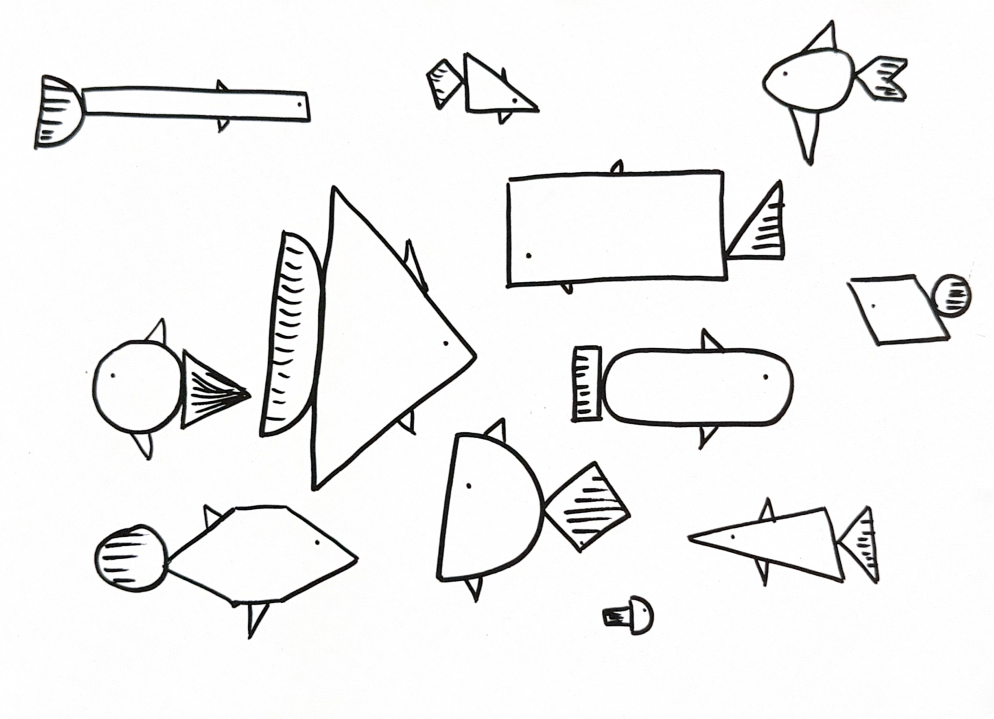
#> input picture src/Scanned Document 5.png, 1987 x 1438 px (shown at 1/2 size); its folder holds only this picture in this run
$ python extract_fish.py
#> lines starting #> are read from the running program, lines starting #| are printed output that depends on the picture; after the words box and inside, x2 and y2 are one past the last pixel; in counts of white or black regions, pixels touching at a corner belong together
"""Isolate individual fish from the scanned sheets.

For each scan:
  1. flatten the paper (divide out a blurred background) so a yellowed scan
     thresholds the same as a clean white one
  2. find ink, close small gaps so a detached tail fin joins its body
  3. label connected blobs -> one blob per fish
  4. fill the body interior white, keep the ink lines, everything else alpha 0
  5. find the eye dot (small ink blob floating inside the body) and use it,
     plus the silhouette's long axis, to work out which way the fish points

The cut-out is saved exactly as drawn: the same proportions, the same slight
tilt, facing the same way. The heading is only recorded in the manifest, so
the aquarium can swim each fish along the axis it was drawn on.
"""

import json
import math
import os

import numpy as np
from PIL import Image
from scipy import ndimage

SRC = os.path.join(os.path.dirname(__file__), "..", "src")
OUT = os.path.join(os.path.dirname(__file__), "..", "assets", "fish")

CLOSE_RADIUS = 9      # px, gap-bridging distance at scan resolution
MIN_AREA = 900         # px, drop dust and pen specks
MIN_SIDE = 28          # px, drop anything too small to read
PAD = 6                # px of transparent margin around each crop
INK_LO, INK_HI = 0.32, 0.55   # soft-edge band for ink outside the body

# manual heading corrections, degrees clockwise from "pointing right".
# Use these when the automatic guess has a fish pointing the wrong way.
ANGLE_FIX = {
    "6_02.png": 170.0,   # tail is the loose quad on the right
    "6_05.png": 180.0,   # eye is on the left, wedge tail on the right
    "7_06.png": -20.0,   # follow the parallelogram, not the corner-to-corner
    "8_05.png": 0.0,     # body drawn upright, but it swims tail-left
    "8_06.png": 172.0,   # dome nose on the left, oval tail on the right
    "8_08.png": 175.0,   # speckled tail on the right
}

# Two drawings sitting close enough that step 2 bridged them into one blob.
# The rectangle, in fractions of the blob's bounding box, is the part that
# belongs to the second fish; the rest is the first. Pieces are saved as
# <name>a.png and <name>b.png so the other fish keep their numbering.
SPLITS = {
    "8_11.png": (0.00, 0.50, 0.46, 1.00),   # small fish sits below-left of the tube
}


def disk(r):
    y, x = np.ogrid[-r:r + 1, -r:r + 1]
    return x * x + y * y <= r * r


def ink_mask(gray):
    """Ink = pixels meaningfully darker than their local paper colour."""
    bg = ndimage.gaussian_filter(gray, sigma=60)
    inkness = np.clip(1.0 - gray / np.maximum(bg, 1e-6), 0, 1)
    return inkness > 0.28, inkness


def find_eye(ink_sub, body_sub):
    """The eye is the small round ink dot floating clear of the outline.

    Hatch marks on fins also float clear, so score candidates on roundness
    and prefer the smallest convincing dot.
    """
    lbl, n = ndimage.label(ink_sub)
    outline = ndimage.binary_dilation(
        body_sub ^ ndimage.binary_erosion(body_sub, disk(4)), disk(2))
    best = None
    for i in range(1, n + 1):
        blob = lbl == i
        area = int(blob.sum())
        if area < 6 or area > 0.01 * body_sub.sum():
            continue
        if (blob & outline).any():          # touches the outline: not an eye
            continue
        ys, xs = np.nonzero(blob)
        bh, bw = np.ptp(ys) + 1, np.ptp(xs) + 1
        if max(bh, bw) > 34 or min(bh, bw) < 2:
            continue
        if not 0.55 < bw / bh < 1.8:        # a dot is roughly square
            continue
        if area / float(bh * bw) < 0.55:    # and roughly fills its box
            continue
        score = area                        # smallest round dot wins
        if best is None or score < best[0]:
            best = (score, xs.mean(), ys.mean())
    return None if best is None else (best[1], best[2])


def orientation(body, eye):
    """Which way the fish points, in degrees clockwise from "right".

    Prefer the centroid -> eye direction when the eye sits clearly towards
    one end; otherwise fall back to the silhouette's long axis, pointed to
    whichever end the eye is on.
    """
    ys, xs = np.nonzero(body)
    cx, cy = xs.mean(), ys.mean()
    cov = np.cov(np.vstack([xs - cx, ys - cy]))
    vals, vecs = np.linalg.eigh(cov)
    ax = vecs[:, np.argmax(vals)]
    size = max(np.ptp(xs), np.ptp(ys))

    if eye is not None:
        to_eye = np.array([eye[0] - cx, eye[1] - cy])
        dist = np.linalg.norm(to_eye)
        if np.dot(ax, to_eye) < 0:
            ax = -ax
        # eye well off-centre and pointing away from the long axis ->
        # the drawing's long axis isn't the swimming axis, trust the eye
        if dist > 0.18 * size:
            cos = np.dot(ax, to_eye) / dist
            if cos < 0.72:
                ax = to_eye / dist
    return math.degrees(math.atan2(ax[1], ax[0]))


def process(path, sheet, records):
#> called with path = 'tools/../src/Scanned Document 5.png', sheet = '5'
    img = Image.open(path).convert("L")
    gray = np.asarray(img, dtype=np.float32) / 255.0

    ink, inkness = ink_mask(gray)
#> in ink_mask, `bg = ndimage.gaussian_filter(gray, sigma=60)`:
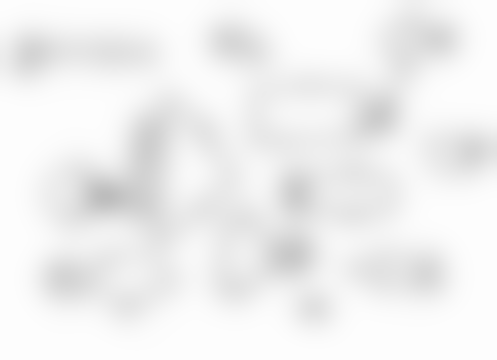
#> bg: shape (1438, 1987) float32 (shown at 1/4 size); min 0.741, max 0.996, mean 0.944
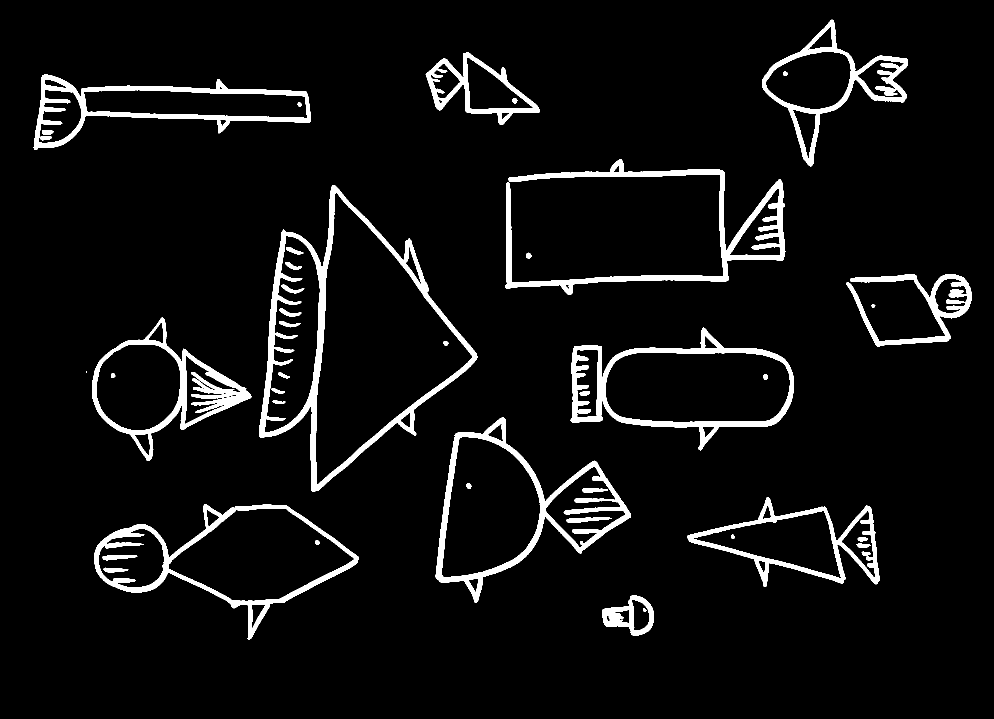
#> ink: shape (1438, 1987) bool (shown at 1/2 size); 5.8% white; 43 white regions (1 under 20 px), largest, box (x1, y1, x2, y2) and area: (518, 370, 955, 984) 25489, (1011, 318, 1571, 589) 19375, (871, 835, 1262, 1206) 16903
    closed = ndimage.binary_closing(ink, disk(CLOSE_RADIUS))
#> closed: shape (1438, 1987) bool; 7.3% white; 19 white regions (1 under 20 px), largest, box (x1, y1, x2, y2) and area: (518, 370, 955, 984) 34467, (871, 835, 1262, 1206) 24085, (1011, 318, 1571, 589) 22696
    filled = ndimage.binary_fill_holes(closed)
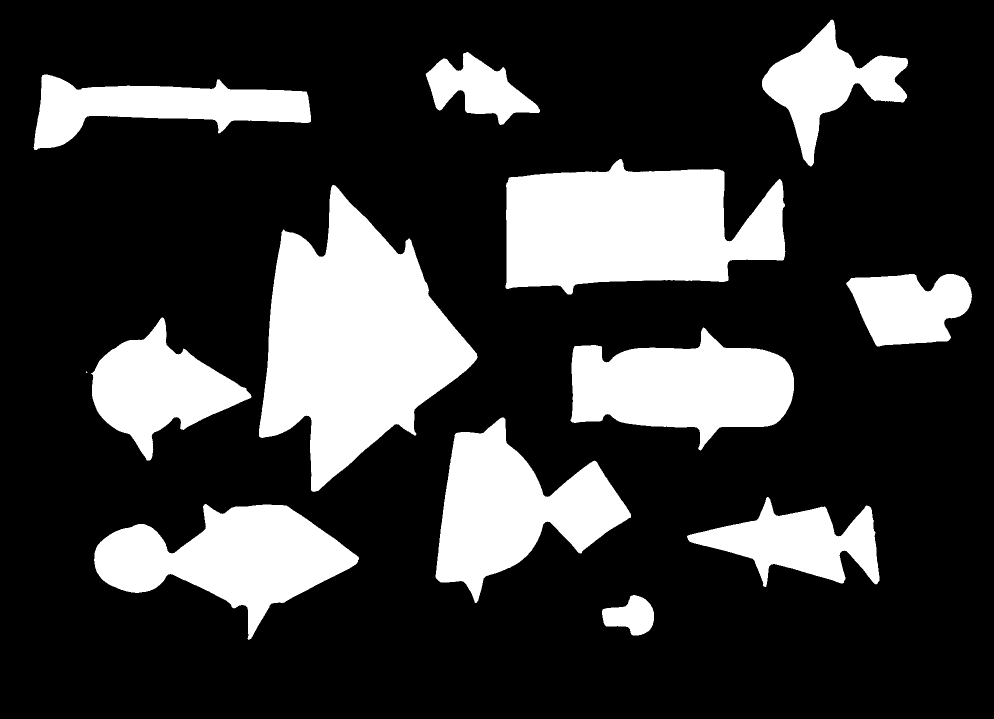
#> filled: shape (1438, 1987) bool (shown at 1/2 size); 23% white; 13 white regions (1 under 20 px), largest, box (x1, y1, x2, y2) and area: (518, 370, 955, 984) 144347, (1011, 318, 1571, 589) 109437, (871, 835, 1262, 1206) 69817
    bodies = filled | ink

    lbl, n = ndimage.label(bodies)
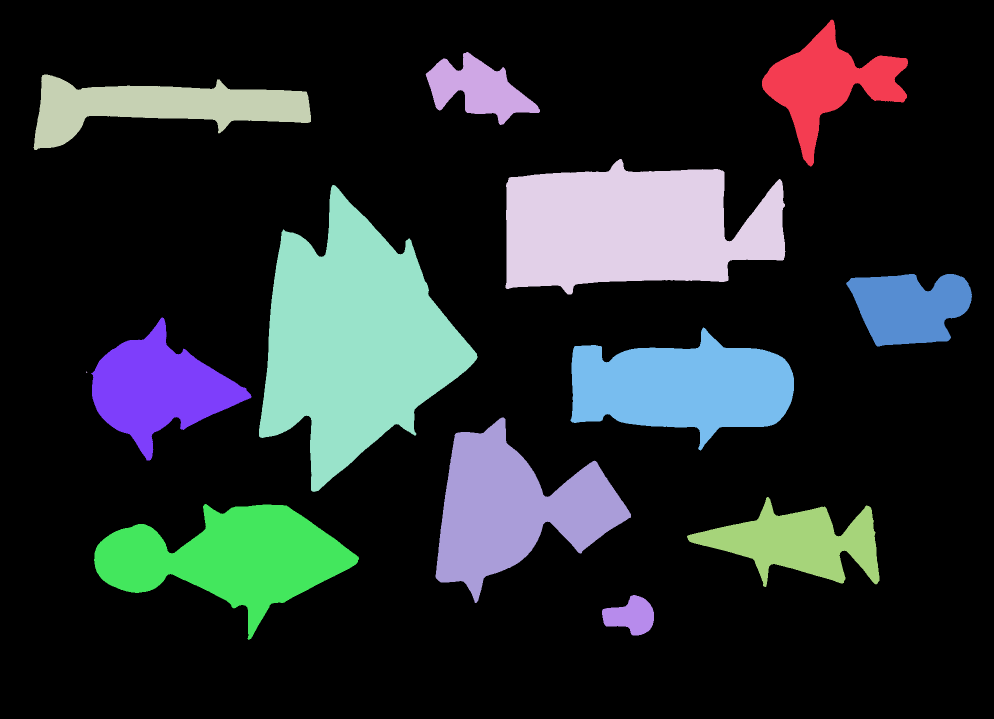
#> lbl: shape (1438, 1987) int32 (shown at 1/2 size); 14 distinct labels, from 0 to 13; one colour per label, 0 black
#> n = 13
    kept = 0
    for i in range(1, n + 1):
        ys, xs = np.nonzero(lbl == i)
        if len(ys) < MIN_AREA:
            continue
        y0, y1, x0, x1 = ys.min(), ys.max() + 1, xs.min(), xs.max() + 1
        if max(y1 - y0, x1 - x0) < MIN_SIDE:
            continue

        body_sub = (lbl[y0:y1, x0:x1] == i)
        ink_sub = ink[y0:y1, x0:x1] & body_sub
        soft = inkness[y0:y1, x0:x1]

        name = f"{sheet}_{kept:02d}"
        for pname, pmask in split(name, body_sub):
            save_fish(pname, pmask, ink_sub & pmask, soft, records)
        kept += 1
#> this loop made 13 passes
#> pass 1, in process, `body_sub = (lbl[y0:y1, x0:x1] == i)`:
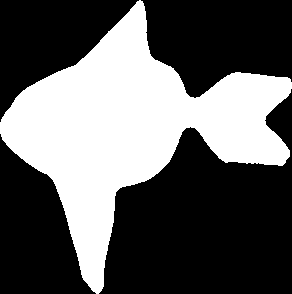
#> body_sub: shape (294, 292) bool; 37.4% white; 1 white region, box (x1, y1, x2, y2) and area: (0, 0, 292, 294) 32141
#> pass 1, in process, `soft = inkness[y0:y1, x0:x1]`:
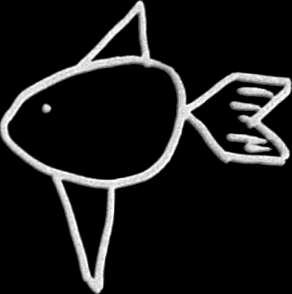
#> soft: shape (294, 292) float32; min 0, max 1, mean 0.102
#> pass 1, in find_eye, `lbl, n = ndimage.label(ink_sub)`:
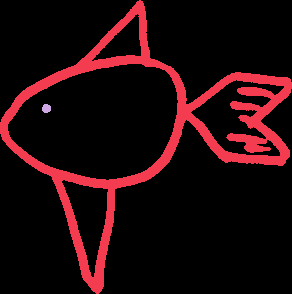
#> lbl: shape (294, 292) int32; 3 distinct labels, from 0 to 2; one colour per label, 0 black
#> after the loop, kept = 12
    return kept


def split(name, body):
    """One blob usually means one fish, unless SPLITS says otherwise."""
    rect = SPLITS.get(name + ".png")
    if not rect:
        return [(name + ".png", body)]
    h, w = body.shape
    xa, ya, xb, yb = rect
    sel = np.zeros_like(body)
    sel[int(ya * h):int(yb * h), int(xa * w):int(xb * w)] = True
    return [(name + "a.png", body & sel), (name + "b.png", body & ~sel)]


def save_fish(name, body, ink_sub, soft, records):
    if not body.any():
        return
    ys, xs = np.nonzero(body)
    y0, y1, x0, x1 = ys.min(), ys.max() + 1, xs.min(), xs.max() + 1
    body = body[y0:y1, x0:x1]
    ink_sub = ink_sub[y0:y1, x0:x1]
    soft = soft[y0:y1, x0:x1]

    eye = find_eye(ink_sub, body)
    angle = ANGLE_FIX.get(name, orientation(body, eye))

    # alpha: solid body, plus the anti-aliased ink so lines stay smooth.
    # Outside the body only strong ink survives, so scan shadows and
    # paper texture don't leave a grey halo around the fish.
    edge = np.clip((soft - INK_LO) / (INK_HI - INK_LO), 0, 1)
    edge = edge * edge * (3 - 2 * edge)          # smoothstep
    # a neighbouring fish can overlap this fish's bounding box, so only
    # keep soft edges hugging this body
    near = ndimage.binary_dilation(body, disk(3))
    alpha = np.where(body, 1.0, edge * near).astype(np.float32)
    # colour: white paper inside, original grey for the ink strokes
    rgb = np.clip(1.0 - (soft - 0.08) / 0.72, 0, 1)

    h, w = alpha.shape
    out = np.zeros((h + 2 * PAD, w + 2 * PAD, 4), dtype=np.uint8)
    out[:, :, :3] = 255
    for ch in range(3):
        out[PAD:PAD + h, PAD:PAD + w, ch] = (rgb * 255).astype(np.uint8)
    out[PAD:PAD + h, PAD:PAD + w, 3] = (alpha * 255).astype(np.uint8)

    # saved unrotated, so the drawing keeps its own tilt and facing
    fish = Image.fromarray(out, "RGBA")
    fish = fish.crop(fish.getchannel("A").point(lambda v: 255 if v > 8 else 0).getbbox())

    fish.save(os.path.join(OUT, name))
    records.append({
        "file": name,
        "w": fish.width,
        "h": fish.height,
        "angle": round(angle, 2),
        "eye": eye is not None,
    })


def main():
    os.makedirs(OUT, exist_ok=True)
    records = []
    for f in sorted(os.listdir(SRC)):
        if not f.lower().endswith(".png"):
            continue
        sheet = f.split()[-1].split(".")[0]
        print(f"{f}: {process(os.path.join(SRC, f), sheet, records)} fish")
    with open(os.path.join(OUT, "manifest.json"), "w") as fh:
        json.dump(records, fh, indent=1)
    print(f"total {len(records)}, with eye found: {sum(r['eye'] for r in records)}")


if __name__ == "__main__":
    main()

$ run again, on src/Scanned Document 6.png
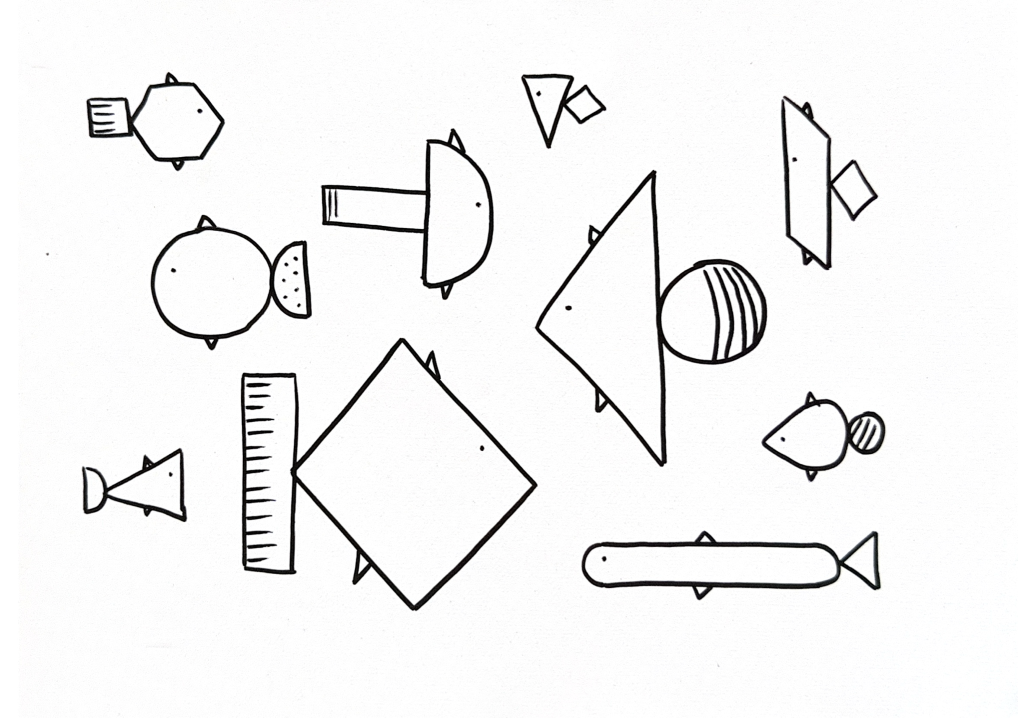
#> input picture src/Scanned Document 6.png, 2035 x 1435 px (shown at 1/2 size)
#> ink: shape (1435, 2035) bool; 4.5% white; 32 white regions, largest, box (x1, y1, x2, y2) and area: (482, 676, 1075, 1222) 27825, (1069, 340, 1534, 934) 25672, (1163, 1061, 1762, 1200) 14899
#> closed: shape (1435, 2035) bool; 5.3% white; 18 white regions, largest, box (x1, y1, x2, y2) and area: (1069, 340, 1534, 934) 34138, (482, 676, 1075, 1222) 33529, (1163, 1061, 1762, 1200) 15597
#> filled: shape (1435, 2035) bool; 19.9% white; 11 white regions, largest, box (x1, y1, x2, y2) and area: (482, 676, 1075, 1222) 184880, (1069, 340, 1534, 934) 117386, (301, 430, 624, 701) 55692
#> in process, `lbl, n = ndimage.label(bodies)`:
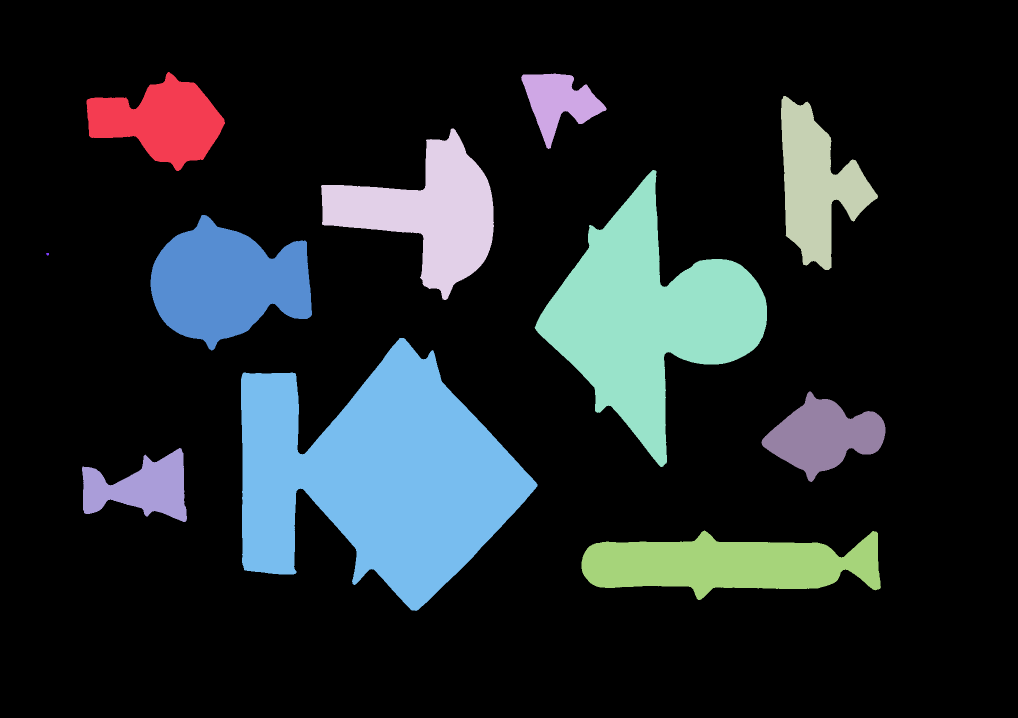
#> lbl: shape (1435, 2035) int32 (shown at 1/2 size); 12 distinct labels, from 0 to 11; one colour per label, 0 black
#> in process, `lbl, n = ndimage.label(bodies)`: n = 11
#> the loop in process, `for i in range(1, n + 1):` made 11 passes
#> pass 1, in find_eye, `lbl, n = ndimage.label(ink_sub)`:
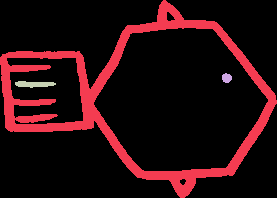
#> lbl: shape (198, 277) int32; 4 distinct labels, from 0 to 3; one colour per label, 0 black
#> after the loop in process, `for i in range(1, n + 1):`: kept = 10
